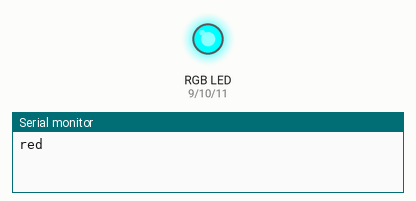
Recording of a sketch running on a simulated Arduino Uno, built with avr-gcc and run on an emulated ATmega328P. Parts: an RGB LED mixed from three pins (HIGH = lit), the last lines printed to the serial monitor.

Above: at 0.05 s.
At 1.5 s:
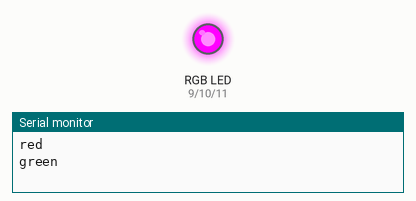
At 2.95 s:
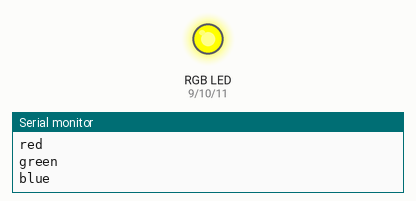
At 3.7 s:
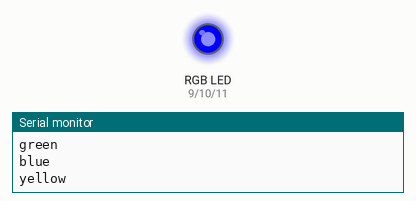
At 4.45 s:
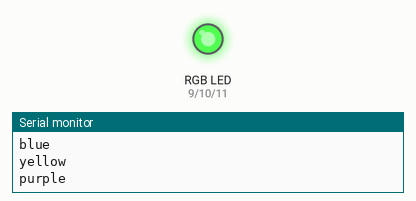
At 5.95 s:
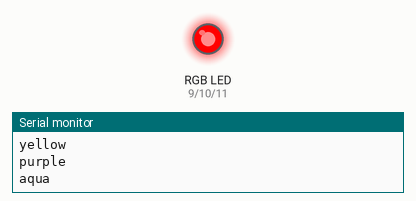
Timing chart, 0 to 7.8 s (numbered marks = the images above):
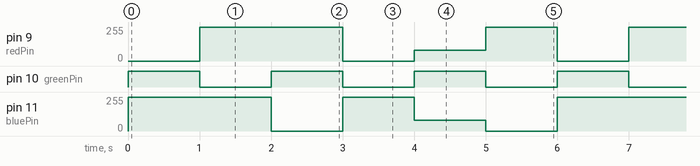

The sketch:

RGBLed.ino
```cpp
int redPin = 9;
int greenPin = 10;
int bluePin = 11;


void setup()
{
    pinMode(redPin, OUTPUT);
    pinMode(greenPin, OUTPUT);
    pinMode(bluePin, OUTPUT);
    Serial.begin(9600);
}

void loop()
{
  setColor(0, 255, 255);  // red
  Serial.println("red");
  delay(1000);
  setColor(255, 0, 255);  // green
  Serial.println("green");
  delay(1000);
  setColor(255, 255, 0);  // blue
  Serial.println("blue");
  delay(1000);
  setColor(0, 0, 255);  // yellow
  Serial.println("yellow");
  delay(1000);
  setColor(80, 255, 80);  // purple
  Serial.println("purple");
  delay(1000);
  setColor(255, 0, 0);  // aqua
  Serial.println("aqua");
  delay(1000);
}

void setColor(int red, int green, int blue)
{
  analogWrite(redPin, red);
  analogWrite(greenPin, green);
  analogWrite(bluePin, blue);
}
```

Measured:
- by itself, pin 9 (redPin): repeats every 6.0 s: 0/255 1.0 s, 80/255 1.0 s, 255/255 1.0 s, 0/255 1.0 s, 255/255 2.0 s
- by itself, pin 10 (greenPin): alternates HIGH for 1.0 s and LOW for 1.0 s
- by itself, pin 11 (bluePin): repeats every 6.0 s: 0/255 1.0 s, 255/255 1.0 s, 80/255 1.0 s, 0/255 1.0 s, 255/255 2.0 s
